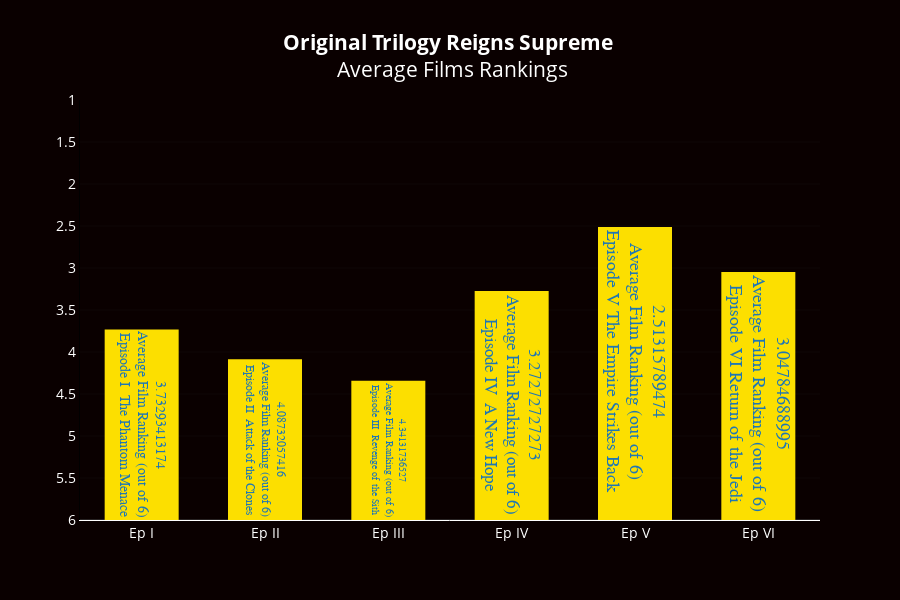

Notebook source saved alongside this figure:
### Markdown cell above
Error bars represent the standard errors of the mean. The graph is a not very intuitive because higher bars represent lower rankings, but we can see that the original trilogy is ranked more highly among the six films on average than are the prequels. It's also does not look very nice. Here we'll replot it using the interactive plotly library.

### Code cell
numerals = ['I', 'II', 'III', 'IV', 'V', 'VI']
xdata = ['Ep ' + x for x in numerals] #create abreviations for x

trace1 = go.Bar(  #Generating the bars
    hoverinfo = 'text',
    x = xdata,
     textfont=dict(
        family='sans serif',
        size=18,
        color='#1f77b4'
    ),
    y = [6 - x for x in ranking_means], #recoding such that shorter is worse, taller better
    text = [str(ranking_means[x]) + '<br>Average Film Ranking (out of 6)<br>' + list(ranking.columns)[x][9:] for x in range(6)], #hover captions]
      marker=dict(
        color='rgb(252,223,0)'),
    opacity=1,
    width=.6,
)

data = [trace1]
layout = go.Layout( #making it look and function well
    title='<b>Original Trilogy Reigns Supreme</b> <br> Average Films Rankings',
    titlefont =dict(color='rgb(255,255,255)', 
                   size =21,
                   family = 'open sans'),          
    plot_bgcolor='rgba(10, 0, 0, 1)',
    paper_bgcolor ='rgba(10, 0, 0, 1)',
    height=600, 
    annotations=[ ],
    xaxis=dict(tickfont=dict(family='open sans', size=14,color='rgb(255,255,255)'), linecolor='rgb(255,255,255)', linewidth=1)
,
    yaxis=dict(range = [0, 5], tickvals = [0,.5,1,1.5,2,2.5,3,3.5,4, 4.5, 5],tickmode="array", ticktext = [6, 5.5, 5, 4.5, 4, 3.5, 3, 2.5, 2, 1.5, 1], tickfont=dict(family='open sans', size=14,color='rgb(255,255,255)'), linecolor ='rgb(0,0,0)', linewidth=0),
   
)

fig = go.Figure(data=data, layout=layout) #now let's plot it
iplot(fig)

### Figure 1 — Plotly figure (JSON) as saved in the notebook; plotly's stock layout.template omitted (floating-point values rounded to 4 significant figures)
{"data": [{"hoverinfo": "text", "marker": {"color": "rgb(252,223,0)"}, "opacity": 1, "text": ["3.73293413174<br>Average Film Ranking (out of 6)<br>Episode I  The Phantom Menace", "4.08732057416<br>Average Film Ranking (out of 6)<br>Episode II  Attack of the Clones", "4.34131736527<br>Average Film Ranking (out of 6)<br>Episode III  Revenge of the Sith", "3.27272727273<br>Average Film Ranking (out of 6)<br>Episode IV  A New Hope", "2.51315789474<br>Average Film Ranking (out of 6)<br>Episode V The Empire Strikes Back", "3.04784688995<br>Average Film Ranking (out of 6)<br>Episode VI Return of the Jedi"], "textfont": {"color": "#1f77b4", "family": "sans serif", "size": 18}, "type": "bar", "width": 0.6, "x": ["Ep I", "Ep II", "Ep III", "Ep IV", "Ep V", "Ep VI"], "y": [2.267, 1.913, 1.659, 2.727, 3.487, 2.952]}], "layout": {"annotations": [], "height": 600, "paper_bgcolor": "rgba(10, 0, 0, 1)", "plot_bgcolor": "rgba(10, 0, 0, 1)", "title": "<b>Original Trilogy Reigns Supreme</b> <br> Average Films Rankings", "titlefont": {"color": "rgb(255,255,255)", "family": "open sans", "size": 21}, "xaxis": {"linecolor": "rgb(255,255,255)", "linewidth": 1, "tickfont": {"color": "rgb(255,255,255)", "family": "open sans", "size": 14}}, "yaxis": {"linecolor": "rgb(0,0,0)", "linewidth": 0, "range": [0, 5], "tickfont": {"color": "rgb(255,255,255)", "family": "open sans", "size": 14}, "tickmode": "array", "ticktext": [6, 5.5, 5, 4.5, 4, 3.5, 3, 2.5, 2, 1.5, 1], "tickvals": [0, 0.5, 1, 1.5, 2, 2.5, 3, 3.5, 4, 4.5, 5]}}}
